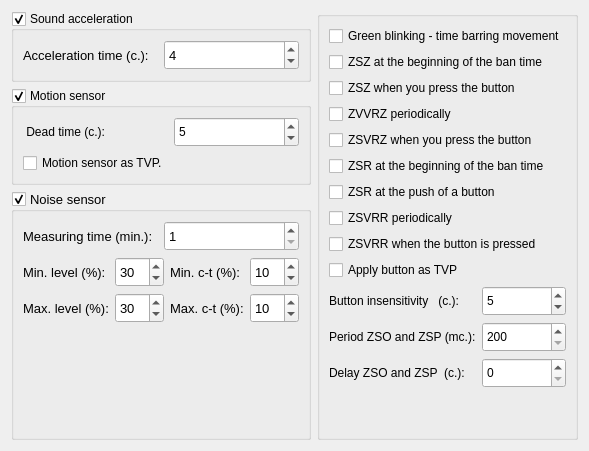
            <widget class="QWidget" name="other">
             <attribute name="title">
              <string>Other</string>
             </attribute>
             <layout class="QHBoxLayout" name="horizontalLayout_9">
              <item>
               <layout class="QVBoxLayout" name="verticalLayout_2">
                <item>
                 <widget class="QGroupBox" name="gb_acceleration">
                  <property name="title">
                   <string>Sound acceleration</string>
                  </property>
                  <property name="alignment">
                   <set>Qt::AlignLeading|Qt::AlignLeft|Qt::AlignTop</set>
                  </property>
                  <property name="flat">
                   <bool>false</bool>
                  </property>
                  <property name="checkable">
                   <bool>true</bool>
                  </property>
                  <property name="checked">
                   <bool>true</bool>
                  </property>
                  <layout class="QGridLayout" name="gridLayout_3">
                   <item row="0" column="0">
                    <widget class="QLabel" name="label_20">
                     <property name="minimumSize">
                      <size>
                       <width>0</width>
                       <height>30</height>
                      </size>
                     </property>
                     <property name="font">
                      <font>
                       <pointsize>10</pointsize>
                      </font>
                     </property>
                     <property name="text">
                      <string>Acceleration time (c.):</string>
                     </property>
                    </widget>
                   </item>
                   <item row="0" column="1">
                    <widget class="QSpinBox" name="sb_time_acceleration">
                     <property name="minimumSize">
                      <size>
                       <width>0</width>
                       <height>30</height>
                      </size>
                     </property>
                     <property name="font">
                      <font>
                       <pointsize>10</pointsize>
                      </font>
                     </property>
                     <property name="maximum">
                      <number>10</number>
                     </property>
                     <property name="value">
                      <number>4</number>
                     </property>
                     <property name="displayIntegerBase">
                      <number>10</number>
                     </property>
                    </widget>
                   </item>
                  </layout>
                 </widget>
                </item>
                <item>
                 <widget class="QGroupBox" name="gb_motion_sensor">
                  <property name="title">
                   <string>Motion sensor</string>
                  </property>
                  <property name="alignment">
                   <set>Qt::AlignLeading|Qt::AlignLeft|Qt::AlignTop</set>
                  </property>
                  <property name="checkable">
                   <bool>true</bool>
                  </property>
                  <layout class="QGridLayout" name="gridLayout_8">
                   <item row="0" column="0">
                    <widget class="QLabel" name="label_26">
                     <property name="minimumSize">
                      <size>
                       <width>0</width>
                       <height>30</height>
                      </size>
                     </property>
                     <property name="text">
                      <string> Dead time (c.):</string>
                     </property>
                    </widget>
                   </item>
                   <item row="0" column="1">
                    <widget class="QSpinBox" name="sb_motion_time">
                     <property name="minimumSize">
                      <size>
                       <width>0</width>
                       <height>30</height>
                      </size>
                     </property>
                     <property name="minimum">
                      <number>2</number>
                     </property>
                     <property name="maximum">
                      <number>15</number>
                     </property>
                     <property name="value">
                      <number>5</number>
                     </property>
                    </widget>
                   </item>
                   <item row="1" column="0">
                    <widget class="QCheckBox" name="check_motion_as_tvp">
                     <property name="text">
                      <string>Motion sensor as TVP.</string>
                     </property>
                    </widget>
                   </item>
                  </layout>
                 </widget>
                </item>
                <item>
                 <widget class="QGroupBox" name="gb_noise_sensor">
                  <property name="font">
                   <font>
                    <pointsize>10</pointsize>
                   </font>
                  </property>
                  <property name="title">
                   <string>Noise sensor</string>
                  </property>
                  <property name="alignment">
                   <set>Qt::AlignLeading|Qt::AlignLeft|Qt::AlignTop</set>
                  </property>
                  <property name="checkable">
                   <bool>true</bool>
                  </property>
                  <layout class="QGridLayout" name="gridLayout_7">
                   <item row="0" column="0">
                    <layout class="QGridLayout" name="gridLayout_5">
                     <item row="0" column="0">
                      <widget class="QLabel" name="label_21">
                       <property name="minimumSize">
                        <size>
                         <width>0</width>
                         <height>30</height>
                        </size>
                       </property>
                       <property name="text">
                        <string>Measuring time (min.):</string>
                       </property>
                      </widget>
                     </item>
                     <item row="0" column="1">
                      <widget class="QSpinBox" name="sb_noise_time">
                       <property name="minimumSize">
                        <size>
                         <width>0</width>
                         <height>30</height>
                        </size>
                       </property>
                       <property name="minimum">
                        <number>1</number>
                       </property>
                       <property name="maximum">
                        <number>120</number>
                       </property>
                       <property name="value">
                        <number>1</number>
                       </property>
                      </widget>
                     </item>
                    </layout>
                   </item>
                   <item row="1" column="0">
                    <layout class="QGridLayout" name="gridLayout_4">
                     <item row="0" column="0">
                      <widget class="QLabel" name="label_22">
                       <property name="minimumSize">
                        <size>
                         <width>0</width>
                         <height>30</height>
                        </size>
                       </property>
                       <property name="text">
                        <string>Min. level (%):</string>
                       </property>
                      </widget>
                     </item>
                     <item row="0" column="1">
                      <widget class="QSpinBox" name="sb_noise_min_level">
                       <property name="minimumSize">
                        <size>
                         <width>0</width>
                         <height>30</height>
                        </size>
                       </property>
                       <property name="minimum">
                        <number>1</number>
                       </property>
                       <property name="maximum">
                        <number>100</number>
                       </property>
                       <property name="value">
                        <number>30</number>
                       </property>
                      </widget>
                     </item>
                     <item row="0" column="2">
                      <widget class="QLabel" name="label_25">
                       <property name="minimumSize">
                        <size>
                         <width>0</width>
                         <height>30</height>
                        </size>
                       </property>
                       <property name="text">
                        <string>Min. c-t (%):</string>
                       </property>
                      </widget>
                     </item>
                     <item row="0" column="3">
                      <widget class="QSpinBox" name="sb_noise_min_coef">
                       <property name="minimumSize">
                        <size>
                         <width>0</width>
                         <height>30</height>
                        </size>
                       </property>
                       <property name="minimum">
                        <number>1</number>
                       </property>
                       <property name="maximum">
                        <number>100</number>
                       </property>
                       <property name="value">
                        <number>10</number>
                       </property>
                      </widget>
                     </item>
                     <item row="1" column="0">
                      <widget class="QLabel" name="label_23">
                       <property name="minimumSize">
                        <size>
                         <width>0</width>
                         <height>30</height>
                        </size>
                       </property>
                       <property name="text">
                        <string>Max. level (%):</string>
                       </property>
                      </widget>
                     </item>
                     <item row="1" column="1">
                      <widget class="QSpinBox" name="sb_noise_max_level">
                       <property name="minimumSize">
                        <size>
                         <width>0</width>
                         <height>30</height>
                        </size>
                       </property>
                       <property name="minimum">
                        <number>1</number>
                       </property>
                       <property name="maximum">
                        <number>100</number>
                       </property>
                       <property name="value">
                        <number>30</number>
                       </property>
                      </widget>
                     </item>
                     <item row="1" column="2">
                      <widget class="QLabel" name="label_24">
                       <property name="minimumSize">
                        <size>
                         <width>0</width>
                         <height>30</height>
                        </size>
                       </property>
                       <property name="text">
                        <string>Max. c-t (%):</string>
                       </property>
                      </widget>
                     </item>
                     <item row="1" column="3">
                      <widget class="QSpinBox" name="sb_noise_max_coef">
                       <property name="minimumSize">
                        <size>
                         <width>0</width>
                         <height>30</height>
                        </size>
                       </property>
                       <property name="minimum">
                        <number>1</number>
                       </property>
                       <property name="maximum">
                        <number>100</number>
                       </property>
                       <property name="value">
                        <number>10</number>
                       </property>
                      </widget>
                     </item>
                    </layout>
                   </item>
                   <item row="2" column="0">
                    <spacer name="verticalSpacer">
                     <property name="orientation">
                      <enum>Qt::Vertical</enum>
                     </property>
                     <property name="sizeHint" stdset="0">
                      <size>
                       <width>20</width>
                       <height>40</height>
                      </size>
                     </property>
                    </spacer>
                   </item>
                  </layout>
                 </widget>
                </item>
               </layout>
              </item>
              <item>
               <widget class="QGroupBox" name="groupBox_2">
                <property name="title">
                 <string/>
                </property>
                <property name="alignment">
                 <set>Qt::AlignCenter</set>
                </property>
                <layout class="QVBoxLayout" name="verticalLayout_4">
                 <item>
                  <widget class="QCheckBox" name="cbGREEN_BLINK_TABU">
                   <property name="minimumSize">
                    <size>
                     <width>0</width>
                     <height>0</height>
                    </size>
                   </property>
                   <property name="text">
                    <string>Green blinking - time barring movement</string>
                   </property>
                  </widget>
                 </item>
                 <item>
                  <widget class="QCheckBox" name="cbZSZ_BEGIN_BAN_TIME">
                   <property name="minimumSize">
                    <size>
                     <width>0</width>
                     <height>0</height>
                    </size>
                   </property>
                   <property name="text">
                    <string>ZSZ at the beginning of the ban time</string>
                   </property>
                  </widget>
                 </item>
                 <item>
                  <widget class="QCheckBox" name="cbZSZ_BUTT_CLICK">
                   <property name="minimumSize">
                    <size>
                     <width>0</width>
                     <height>0</height>
                    </size>
                   </property>
                   <property name="text">
                    <string>ZSZ when you press the button</string>
                   </property>
                  </widget>
                 </item>
                 <item>
                  <widget class="QCheckBox" name="cbZSVRZ_PERIODICALLY">
                   <property name="minimumSize">
                    <size>
                     <width>0</width>
                     <height>0</height>
                    </size>
                   </property>
                   <property name="text">
                    <string>ZVVRZ periodically</string>
                   </property>
                  </widget>
                 </item>
                 <item>
                  <widget class="QCheckBox" name="cbZSVRZ_BUTT_CLICK">
                   <property name="minimumSize">
                    <size>
                     <width>0</width>
                     <height>0</height>
                    </size>
                   </property>
                   <property name="text">
                    <string>ZSVRZ when you press the button</string>
                   </property>
                  </widget>
                 </item>
                 <item>
                  <widget class="QCheckBox" name="cbZSR_BEGIN_BAN_TIME">
                   <property name="minimumSize">
                    <size>
                     <width>0</width>
                     <height>0</height>
                    </size>
                   </property>
                   <property name="text">
                    <string>ZSR at the beginning of the ban time</string>
                   </property>
                  </widget>
                 </item>
                 <item>
                  <widget class="QCheckBox" name="cbZSR_BUTT_CLICK">
                   <property name="minimumSize">
                    <size>
                     <width>0</width>
                     <height>0</height>
                    </size>
                   </property>
                   <property name="text">
                    <string>ZSR at the push of a button</string>
                   </property>
                  </widget>
                 </item>
                 <item>
                  <widget class="QCheckBox" name="cbZSVRR_PERIODICALLY">
                   <property name="minimumSize">
                    <size>
                     <width>0</width>
                     <height>0</height>
                    </size>
                   </property>
                   <property name="text">
                    <string>ZSVRR periodically</string>
                   </property>
                  </widget>
                 </item>
                 <item>
                  <widget class="QCheckBox" name="cbZSVRR_BUTT_CLICK">
                   <property name="minimumSize">
                    <size>
                     <width>0</width>
                     <height>0</height>
                    </size>
                   </property>
                   <property name="text">
                    <string>ZSVRR when the button is pressed</string>
                   </property>
                  </widget>
                 </item>
                 <item>
                  <widget class="QCheckBox" name="cbAPPLY_BUTTON_AS_TVP">
                   <property name="text">
                    <string>Apply button as TVP</string>
                   </property>
                  </widget>
                 </item>
                 <item>
                  <layout class="QGridLayout" name="gridLayout_15">
                   <item row="0" column="0">
                    <widget class="QLabel" name="label_27">
                     <property name="minimumSize">
                      <size>
                       <width>0</width>
                       <height>30</height>
                      </size>
                     </property>
                     <property name="text">
                      <string>Button insensitivity   (c.):</string>
                     </property>
                    </widget>
                   </item>
                   <item row="0" column="1">
                    <widget class="QSpinBox" name="sb_time_button">
                     <property name="minimumSize">
                      <size>
                       <width>0</width>
                       <height>30</height>
                      </size>
                     </property>
                     <property name="minimum">
                      <number>2</number>
                     </property>
                     <property name="maximum">
                      <number>15</number>
                     </property>
                     <property name="value">
                      <number>5</number>
                     </property>
                    </widget>
                   </item>
                   <item row="1" column="0">
                    <widget class="QLabel" name="label_28">
                     <property name="minimumSize">
                      <size>
                       <width>0</width>
                       <height>30</height>
                      </size>
                     </property>
                     <property name="text">
                      <string>Period ZSO and ZSP (mc.):</string>
                     </property>
                    </widget>
                   </item>
                   <item row="1" column="1">
                    <widget class="QSpinBox" name="sb_zso_period">
                     <property name="minimumSize">
                      <size>
                       <width>0</width>
                       <height>30</height>
                      </size>
                     </property>
                     <property name="minimum">
                      <number>200</number>
                     </property>
                     <property name="maximum">
                      <number>10000</number>
                     </property>
                     <property name="value">
                      <number>200</number>
                     </property>
                    </widget>
                   </item>
                   <item row="2" column="0">
                    <widget class="QLabel" name="label_29">
                     <property name="minimumSize">
                      <size>
                       <width>0</width>
                       <height>30</height>
                      </size>
                     </property>
                     <property name="text">
                      <string>Delay ZSO and ZSP  (c.):</string>
                     </property>
                    </widget>
                   </item>
                   <item row="2" column="1">
                    <widget class="QSpinBox" name="sb_zso_delay">
                     <property name="minimumSize">
                      <size>
                       <width>0</width>
                       <height>30</height>
                      </size>
                     </property>
                     <property name="minimum">
                      <number>0</number>
                     </property>
                     <property name="maximum">
                      <number>10</number>
                     </property>
                    </widget>
                   </item>
                  </layout>
                 </item>
                 <item>
                  <spacer name="verticalSpacer_4">
                   <property name="orientation">
                    <enum>Qt::Vertical</enum>
                   </property>
                   <property name="sizeHint" stdset="0">
                    <size>
                     <width>20</width>
                     <height>40</height>
                    </size>
                   </property>
                  </spacer>
                 </item>
                </layout>
               </widget>
              </item>
             </layout>
            </widget>
